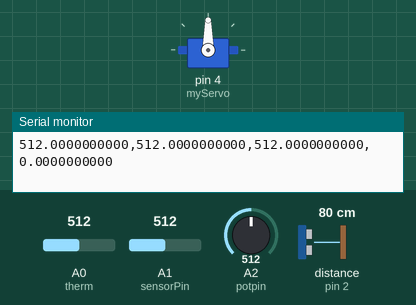
Bench run of a sketch on a simulated Arduino Uno, built with avr-gcc and run on an emulated ATmega328P. Parts: servo, the last lines printed to the serial monitor. Wiring (inferred from the names in the program): ultrasonic range finder: trigger pin 3; echo pin 2. The inputs (shaded band) are chosen by the test bench; at power-on: A2 (potpin) = 512, A0 (therm) = 512, A1 (sensorPin) = 512, distance to the obstacle (sensor on pin 2) 80 cm. The echo pulse lasts 58.3 µs per cm.

Above: at 1.2 s.
1.3 s: A2 (potpin) set to 716
At 2.3 s:
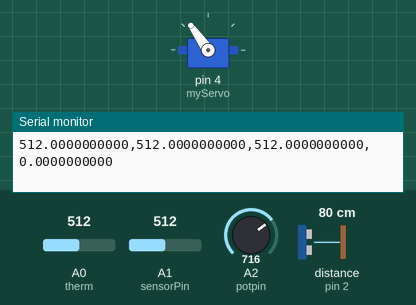
3.5 s: A2 (potpin) set to 992
At 5.1 s:
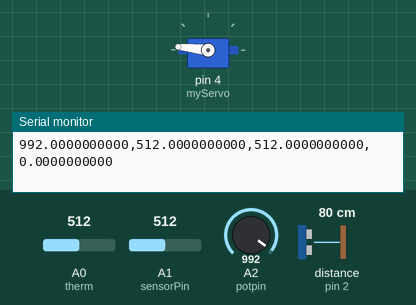
5.5 s: A2 (potpin) set to 306
At 6.7 s:
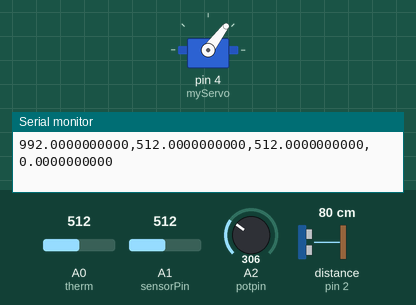
7.6 s: A2 (potpin) set to 30
At 9.5 s:
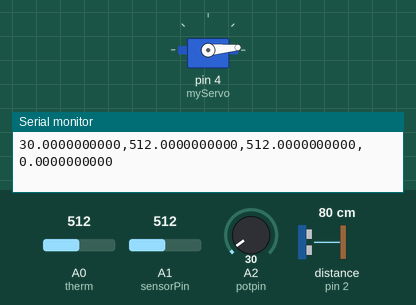
Timing chart, 0 to 10.6 s (numbered marks = the images above; inputs shaded):
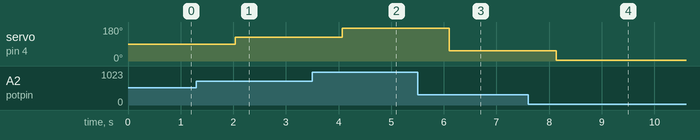

Measured:
- after the input at 1.3 s, servo on pin 4 (myServo): 90° → 125° after 0.74 s
- after the input at 3.5 s, servo on pin 4 (myServo): 125° → 174° after 0.57 s
- after the input at 5.5 s, servo on pin 4 (myServo): 174° → 53° after 0.61 s
- after the input at 7.6 s, servo on pin 4 (myServo): 53° → 5° after 0.54 s

The sketch:

Sonar.ino
```cpp
#include <Servo.h>
const int trigPin = 3;
const int echoPin = 2;
long duration; // variable for the duration of sound wave travel
int distance; // variable for the distance measurement
int sensorPin = A1;
int potpin = A2;
int therm=A0;
int val;
int lightCal;

int Vo;
float R1 = 10000;
float logR2, R2, T;
float c1 = 1.009249522e-03, c2 = 2.378405444e-04, c3 = 2.019202697e-07;

Servo myServo;
void setup() {
   Serial.begin(9600);
  myServo.attach(4);
  pinMode(trigPin, OUTPUT); // Sets the trigPin as an OUTPUT
  pinMode(echoPin, INPUT); // Sets the echoPin as an INPUT
}

void loop() {
 val = analogRead(potpin);
 val = map(val, 0, 1023, 0, 180);// scale it for use with the servo (value between 0 and 180)
  myServo.write(val);                  // sets the servo position according to the scaled value
  delay(15);

  func();
}

void func()
{
  digitalWrite(trigPin, LOW);
  delayMicroseconds(2);
  digitalWrite(trigPin, HIGH);
  delayMicroseconds(10);
  digitalWrite(trigPin, LOW);
  Vo = analogRead(therm);
  val = analogRead(potpin);
  int temp = analogRead(therm);
  int light = analogRead(sensorPin);// reads the value of the potentiometer (value between 0 and 1023)
  R2 = R1 * (1023.0 / (float)Vo - 1.0);
  logR2 = log(R2);
  T = (1.0 / (c1 + c2*logR2 + c3*logR2*logR2*logR2));
  T = T - 273.15;
  T = (T * 9.0)/ 5.0 + 32.0;

  duration = pulseIn(echoPin, HIGH);
  lightCal = analogRead(sensorPin);
  distance = duration * 0.034 / 2;
  char pot_text[30];
  char light_text[30];
  char temp_text[30];
  char distance_text[30];

  dtostrf(val, 10, 10, pot_text);
  dtostrf(light, 10, 10, light_text);
  dtostrf(temp, 10, 10, temp_text);
  dtostrf(distance, 10, 10, distance_text);

  char text[125];
  snprintf(text, 125, "%s,%s,%s,%s", pot_text, light_text, temp_text, distance_text);
  Serial.println(text);
}
```
